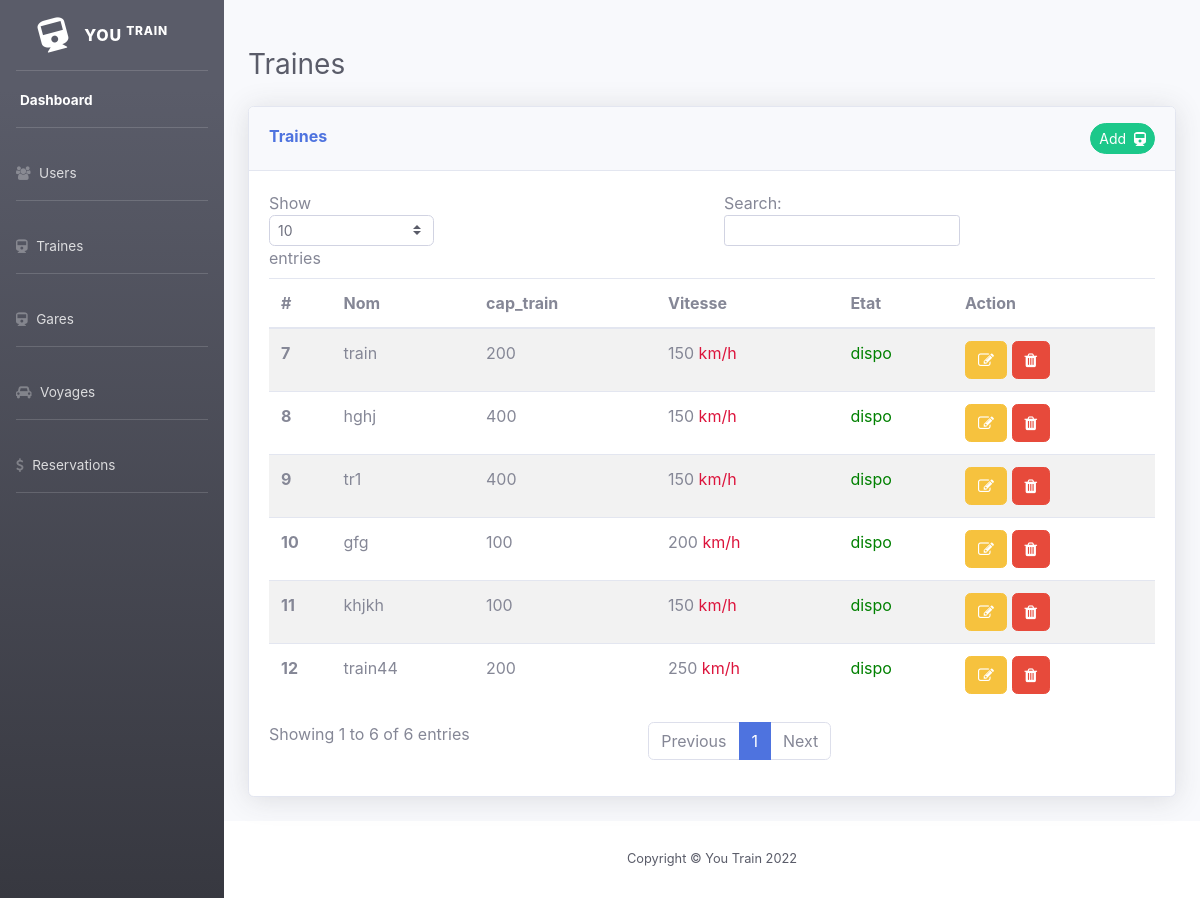
Screenshot of /view/traines.php with the database file from the repository.
### tables this page shows
CREATE TABLE `trains` (
  `id` int(11) NOT NULL,
  `nom` varchar(255) DEFAULT NULL,
  `capacite_train` int(11) DEFAULT NULL,
  `vitesse` int(11) DEFAULT NULL,
  `etat` int(11) DEFAULT NULL
);

### modal/dbTrain.php (called while the page is built)
<?php
   class DbTrain {
    private $host = "localhost";
    private $user = "root";
    private $pwd = "";
    private $dbName = "management_traines";
    protected  function connexion(){
        $dsn = 'mysql:host='.$this->host.';dbname=' .$this->dbName;
        $pdo = new PDO($dsn, $this->user, $this->pwd);
        $pdo->setAttribute(PDO::ATTR_DEFAULT_FETCH_MODE, PDO::FETCH_ASSOC);
        return $pdo;
    }
   }

### modal/trainesModal.php (called while the page is built, shortened)
<?php
require_once 'dbTrain.php';
    class TrainesModal extends DbTrain {
        public function getTraines(){
        $sql = "SELECT * FROM trains ";
        $stm = $this->connexion()->query($sql);
        return $stm;
        }
}

### view/traines.php (the view, shortened to what this page needs)
<?php
include '../modal/trainesModal.php';
$train = new TrainesModal();
$resultTrain = $train->getTraines();
?>
<!DOCTYPE html>
<html lang="en">
<head>
    <link rel='stylesheet' href='https://cdnjs.cloudflare.com/ajax/libs/font-awesome/4.7.0/css/font-awesome.min.css'>
    <link href="../css/sb-admin-2.min.css" rel="stylesheet">
</head>
<body>
<div id="wrapper">
<?php include('sidebar.php'); ?>
<div id="content-wrapper" class="d-flex flex-column">
        <div id="content">
            <div class="container-fluid">
                <div class="d-sm-flex align-items-center justify-content-between mb-4 mt-5">
                    <h1 class="h3 mb-0 text-gray-800">Traines</h1>
                </div>
                <div class="card shadow mb-4">
                        <div class="card-header py-3 d-flex justify-content-between">
                          <div> <h6 class="mt-1 font-weight-bold text-primary">Traines</h6></div>
                            <div class=''>
                                <button type="button" class="btn btn-success btn-sm rounded-pill" data-bs-toggle="modal" data-bs-target="#addTrain" id="add-train">
                                  <span>Add &nbsp;<i class="fa fa-train"></i></span>
                                </button>
                              </div>
                        </div>
                        <div class="card-body">
                            <div class="table-responsive">
                            <table id="table-traines" class="table table-striped" style="width:100%">
        <thead>
        <tr>
            <th scope="col">#</th>
            <th scope="col">Nom</th>
            <th scope="col">cap_train</th>
            <th scope="col">Vitesse</th>
            <th scope="col">Etat</th>
            <th scope="col">Action</th>
          </tr>
        </thead>
        <tbody>
        <?php
          foreach ($resultTrain as $train) {
          ?>
            <tr>
              <th scope="row"><?php echo $train['id']; ?></th>
              <td id='td-1'><?php echo $train['nom']; ?></td>
              <td id='td-2'><?php echo $train['capacite_train']; ?></td>
              <td id='td-4'><span id="td-4-1"><?php echo $train['vitesse'].'</span>'. ' <span style=" color: crimson;">km/h</span>'; ?></td>
              <td id='td-5'><?php if ($train['etat']==1) echo ' <span  style=" color: green;">dispo</span>';
                  else echo '<span   style=" color: red;">non-dispo</span>' ?></td>
              <td>
                <button data-bs-toggle="modal" data-bs-target="#addTrain" onclick="edit(<?php echo $train['id']; ?>)"  class="btn btn-warning"  id="<?php echo $train['id']; ?>"><i class="fa fa-edit"></i></button>
                <a href="../controller/deleteTrain.php?id=<?php echo $train['id']; ?>" onclick="return confirm('Are you sure you want to delete this train?')" class="btn btn-danger"><i class="fa fa-trash"></i></a>
              </td>
            </tr>
          <?php } ?>
        </tbody>
    </table>
                            </div>
                        </div>
                    </div>
            </div>
        </div>
    <?php include('footer.php')?>
    </div>
</div>
</body>
</html>

### rows the page displays
trains: id "7", nom "train", capacite_train "200", vitesse "150", etat "dispo"
trains: id "8", nom "hghj", capacite_train "400", vitesse "150", etat "dispo"
trains: id "9", nom "tr1", capacite_train "400", vitesse "150", etat "dispo"
trains: id "10", nom "gfg", capacite_train "100", vitesse "200", etat "dispo"
trains: id "11", nom "khjkh", capacite_train "100", vitesse "150", etat "dispo"
trains: id "12", nom "train44", capacite_train "200", vitesse "250", etat "dispo"
